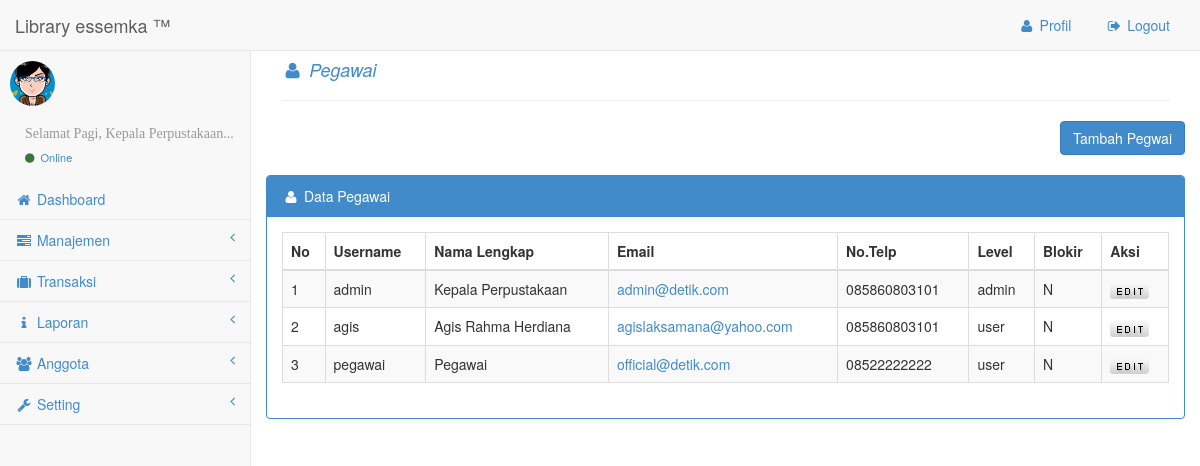
/administrator/media.php?module=pegawai (signed in), run on the app's committed database.
### tables this page shows
CREATE TABLE IF NOT EXISTS `pegawai` (
  `username` varchar(50) NOT NULL,
  `password` varchar(50) NOT NULL,
  `nama_lengkap` varchar(100) NOT NULL,
  `email` varchar(100) NOT NULL,
  `no_telp` varchar(20) NOT NULL,
  `level` varchar(20) NOT NULL DEFAULT 'user',
  `blokir` enum('Y','N') NOT NULL DEFAULT 'N',
  `id_session` varchar(100) NOT NULL,
  `aktif` int(1) NOT NULL DEFAULT '0',
  PRIMARY KEY (`username`)
);

### administrator/modul/mod_pegawai/pegawai.php (the view, shortened to what this page needs)
<?php
 if (empty($_SESSION['username']) AND empty($_SESSION['passuser'])){
  echo "<link href='style.css' rel='stylesheet' type='text/css'>
 <center>Untuk mengakses modul, Anda harus login <br>";
  echo "<a href=../../index.php><b>LOGIN</b></a></center>";
}
else{
switch($_GET[act]){
  default:
    if ($_SESSION[leveluser]=='admin'){
      $tampil = mysql_query("SELECT * FROM pegawai ORDER BY username");
    }
    else{
      $tampil=mysql_query("SELECT * FROM pegawai
                           WHERE username='$_SESSION[namauser]'");
    }
    echo "<div class='row'>
 <div class='col-lg-12'>
<h4><p class='text-primary'><em><i class='fa fa-user fa-fw'></i> Pegawai</em></p></h4><hr>
 </div><br />
<div class='row'>
<div class='col-lg-12'>
<div align='right'> <button type='button' class='btn  btn-primary' onclick=\"window.location.href='?module=pegawai&act=tambahpegawai';\">Tambah Pegwai</button></div><br />
<div class='panel panel-primary'>
<div class='panel-heading'>
 <i class='fa fa-user fa-fw'></i> Data Pegawai
</div>
<div class='panel-body'>
<div class='table-responsive'>
 <table class='table table-striped table-bordered table-hover' id='dataTables-example'>
<thead>
                    <tr>
                    <th>No</th>
                    <th>Username</th>
                    <th>Nama Lengkap</th>
                    <th>Email</th>
                    <th>No.Telp</th>
                    <th>Level</th>
                    <th>Blokir</th>
                    <th>Aksi</th>
                    </tr>
</thead>
<tbody>";
    $no=1;
    while ($r=mysql_fetch_array($tampil)){
       echo "<tr><td>$no</td>
                 <td>$r[username]</td>
                 <td>$r[nama_lengkap]</td>
		         <td><a href=mailto:$r[email]>$r[email]</a></td>
		         <td>$r[no_telp]</td>
		         <td>$r[level]</td>
		         <td>$r[blokir]</td>
             <td><a href=?module=pegawai&act=editpegawai&id=$r[id_session]><img src='img/edit.png' border='0' title='edit' /></a></td></tr>";
      $no++;
    }
    echo "</tbody></table></div></div></div></div>";
    break;
}
}
?>

### administrator/css/sb-admin.css (style rules this page uses)
body { padding-top: 100px; background-color: #f8f8f8; }
@media (min-width:768px) { body { padding-top: 50px; } }

### data on the page
pegawai: username "admin", nama_lengkap "Kepala Perpustakaan", email "admin@detik.com", no_telp "085860803101", level "admin", blokir "N"
pegawai: username "agis", nama_lengkap "Agis Rahma Herdiana", email "agislaksamana@yahoo.com", no_telp "085860803101", level "user", blokir "N"
pegawai: username "pegawai", nama_lengkap "Pegawai", email "official@detik.com", no_telp "08522222222", level "user", blokir "N"
